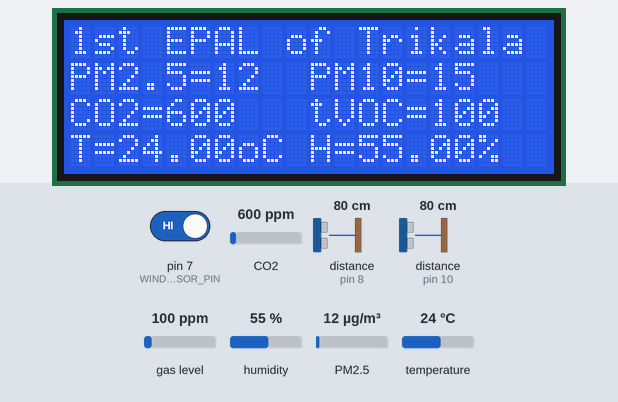
Bench run of a sketch on a simulated Arduino Mega 2560, built for the host (arithmetic inside an expression is 32-bit, double 64-bit). Shown: 20×4 character LCD. The inputs (shaded band) are chosen by the test bench; at power-on: CO2 600 ppm, humidity 55 %, gas level 100 ppm, temperature 24 °C, PM2.5 12 µg/m³, pin 7 (WINDOW_SENSOR_PIN) HIGH, distance to the obstacle (sensors on pin 8, pin 10) 80 cm. WiFi joins after 1.5 s; servers stay silent unless stated; what the sketch prints to the serial monitor is not drawn.

Above: at 5.9 s.
6.0 s: CO2 set to 452 ppm
At 11.4 s:
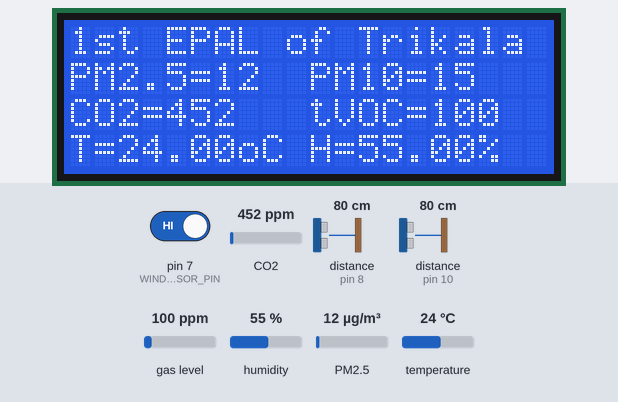
11.8 s: humidity set to 22 %
At 16.5 s:
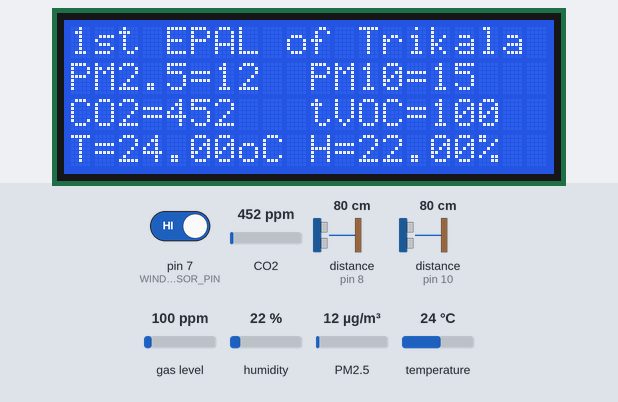
16.9 s: gas level set to 20 ppm
At 20.9 s:
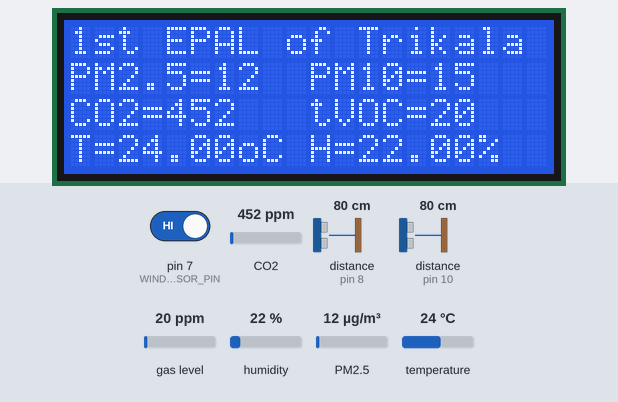
21.9 s: temperature set to 12 °C
At 25.9 s:
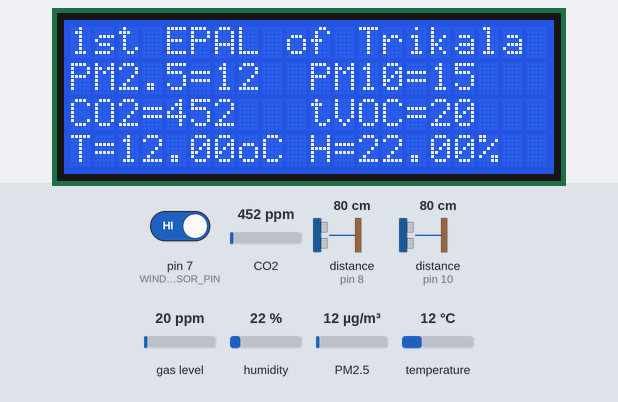
26.9 s: PM2.5 set to 6 µg/m³
At 30.9 s:
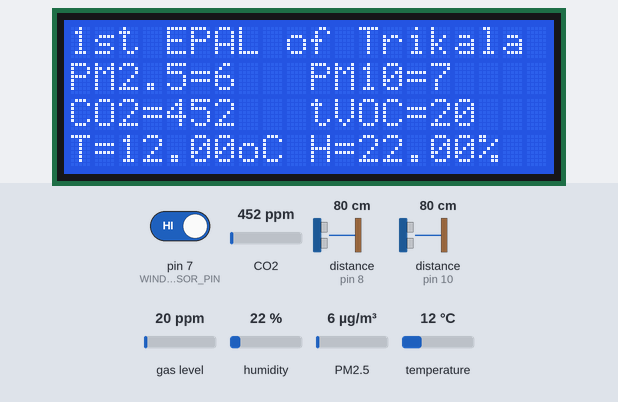
Timing chart, 0 to 32.4 s (numbered marks = the images above; inputs shaded):
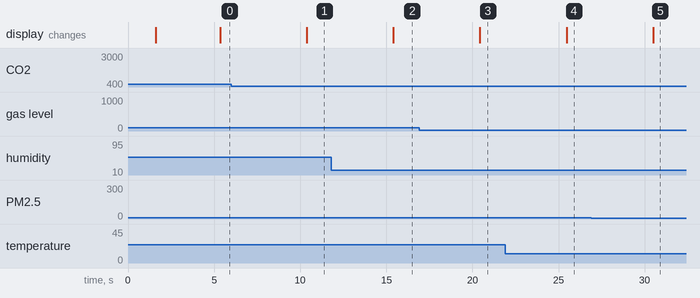

The sketch:

07_Final_Class1_North.ino
```cpp
// 07. Τελική έκδοση με βελτιώσεις - 1η αίθουσα - βόρεια

#include "PMS.h"
#include "DHT.h"

#include <LiquidCrystal_I2C.h>
#include <Wire.h>

#include <NewPing.h>

#include "SparkFunCCS811.h"

#include "WiFiEsp.h"

#define DHTPIN 13
#define DHTTYPE DHT11

#define MAX_DISTANCE 70 // Η μέγιστη απόσταση (σε cm) που ελέγχουν οι αισθητήρες

#define WINDOW_SENSOR_PIN 7

#define CCS811_ADDR 0x5B //Default I2C Address
//#define CCS811_ADDR 0x5A //Alternate I2C Address

DHT dht(DHTPIN, DHTTYPE);

PMS pms(Serial1);
PMS::DATA data;

unsigned long currentTime;
unsigned long previousTime1 = 0;
unsigned long previousTime2 = 0;

NewPing sonar1 = NewPing(9, 8, MAX_DISTANCE);
NewPing sonar2 = NewPing(11, 10, MAX_DISTANCE);

LiquidCrystal_I2C lcd(0x27, 20, 4);  // οθόνη LCD 20 χαρακτήρων και 4 γραμμών στη διεύθυνση 0x27

CCS811 mySensor(CCS811_ADDR);

// Initialize the Ethernet client object
WiFiEspClient client;

int sensor1 = 0;
int sensor2 = 0;

unsigned long t1 = 0;
unsigned long t2 = 0;

int distance1 = 0;
int distance2 = 0;
int visitors = 0;

int pmsData10 = 0;
int pmsData25 = 0;
int pmsData100 = 0;

int windowState;
int winst=0;

int co2 = 0;
int tvoc = 0;

float h = 0.0;
float t = 0.0;

// Κωδικοί WiFi ΑΙΘΟΥΣΑ 1 ΒΟΡΕΙΑ
char ssid[] = "ΧΧΧΧΧΧΧΧ";     // WiFi SSID (name)
char pass[] = "ΧΧΧΧΧΧΧΧ";     // WiFi password
int status = WL_IDLE_STATUS;

// IP του thingspeak.com
char server[] = "184.106.153.149";
// Write API Key του λογαριασμού στο thingspeak
char writeKey[] = "ΧΧΧΧΧΧΧΧΧΧΧΧΧΧΧΧ";

void setup()
{
  dht.begin();

  Serial.begin(115200);
  Serial1.begin(9600);
  Serial.println("hi");

  // Εδώ χρησιμοποιούμε το PMS5003 σε passive mode, έτσι ώστε να διαβάζουμε τις μετρήσεις του όταν απαιτείται
  pms.passiveMode();    // Switch PMS5003 to passive mode
  pms.wakeUp();

  lcd.init();
  lcd.backlight();
  lcd.setCursor(0,0);
  lcd.print("1st EPAL of Trikala");

  pinMode(WINDOW_SENSOR_PIN, INPUT_PULLUP); // set arduino pin to input pull-up mode

  // ccs811
  Wire.begin(); // Initialize I2C Hardware

  if( mySensor.begin() == false )
  {
    lcd.println("CCS811 Error...");
    while(true);  // τέλος...
  }

  // Αρχικοποίηση του serial2 για το ESP module
  // ΠΡΟΣΟΧΗ: TX->RX3 ΚΑΙ RX->TX3
  Serial2.begin(115200);
  // initialize ESP module
  WiFi.init(&Serial2);

  // έλεγχος για το ESP8266
  if( WiFi.status() == WL_NO_SHIELD )
  {
    Serial.println("WiFi shield not present");
    while(true);  // τέλος...
  }

  // σύνδεση στο WiFi
  while( WiFi.status() != WL_CONNECTED )
  {
    lcd.setCursor(0,2);
    lcd.print("Connecting...       ");
    Serial.print("Attempting to connect to: ");
    Serial.println(ssid);
    status = WiFi.begin(ssid, pass);
  }

  Serial.println("You're connected to the wifi");
  Serial.println();
  lcd.setCursor(0,3);
  lcd.print("Connected!          ");
  delay(2000);
}

void loop()
{
  currentTime = millis();

  // Μέτρηση επισκεπτών
  delay(33);
  distance1 = sonar1.ping_cm();
  delay(33);
  distance2 = sonar2.ping_cm();

  if( distance1 > 0 && distance1 < MAX_DISTANCE )
  {
    sensor1 = 1;
    t1 = millis();
  }
  else
  {
    sensor1 = 0;
  }

  if( distance2 > 0 && distance2 < MAX_DISTANCE )
  {
    sensor2 = 1;
    t2 = millis();
  }
  else
  {
    sensor2 = 0;
  }

  if( sensor1 == 0 && sensor2 == 0 )
  {
    if( t1 > 0 && t2 > 0 )
    {
      if( t2 > t1 )
      {
        visitors++;
      }
      else if( t1 > t2 )
      {
        if( visitors > 0 )
          visitors--;
      }
      t1 = t2 = 0;
    }
    if( currentTime-t1 > 2000 ) t1=0;
    if( currentTime-t2 > 2000 ) t2=0;
  }

  if( currentTime - previousTime1 >= 5000 )
  {
    // διάβασμα CCS811
    if( mySensor.dataAvailable() )
    {
      mySensor.readAlgorithmResults();
      co2 = mySensor.getCO2();
      tvoc = mySensor.getTVOC();
    }

    // διάβασμα DHT11
    h = dht.readHumidity();
    t = dht.readTemperature();

    // διάβασμα PMS5003
    pms.requestRead();
    if( pms.readUntil(data) )
    {
      pmsData10 = data.PM_AE_UG_1_0;
      pmsData25 = data.PM_AE_UG_2_5;
      pmsData100 = data.PM_AE_UG_10_0;
    }
    else
    {
      //Serial.println("No PMS data.");
    }

    Serial.print("PM 1.0 (ug/m3): ");
    Serial.println(pmsData10);
    Serial.print("PM 2.5 (ug/m3): ");
    Serial.println(pmsData25);
    Serial.print("PM 10.0 (ug/m3): ");
    Serial.println(pmsData100);
    Serial.println();

    Serial.print("CO2: ");
    Serial.println(co2);
    Serial.print("tVOC: ");
    Serial.println(tvoc);
    Serial.println();

    Serial.print("Temperature: ");
    Serial.println(t);
    Serial.print("Humidity: ");
    Serial.println(h);
    Serial.println();

    windowState = digitalRead(WINDOW_SENSOR_PIN);
    if (windowState == HIGH)
    {
      Serial.println("The window is open");
      winst=1;
    }
    else
    {
      Serial.println("The window is closed");
      winst=0;
    }
    Serial.print("Visitors: ");
    Serial.println(visitors);
    Serial.println();

    lcd.setCursor(0,1);
    lcd.print("PM2.5=");
    lcd.setCursor(6,1);
    lcd.print("    ");
    lcd.setCursor(6,1);
    lcd.print(pmsData25);

    lcd.setCursor(10,1);
    lcd.print("PM10=");
    lcd.setCursor(15,1);
    lcd.print("     ");
    lcd.setCursor(15,1);
    lcd.print(pmsData100);

    lcd.setCursor(0, 2);
    lcd.print("CO2=");
    lcd.print("      ");
    lcd.setCursor(4, 2);
    lcd.print(co2);

    lcd.setCursor(10, 2);
    lcd.print("tVOC=");
    lcd.print("    ");
    lcd.setCursor(15, 2);
    lcd.print(tvoc);

    lcd.setCursor(0, 3);
    lcd.print("T=");
    lcd.print("      ");
    lcd.setCursor(2, 3);
    lcd.print(t);
    lcd.print("oC ");
    lcd.setCursor(10, 3);
    lcd.print("H=");
    lcd.print("      ");
    lcd.setCursor(12, 3);
    lcd.print(h);
    lcd.print("%  ");

    Serial.println("--------------------------------");

    previousTime1 = currentTime;
  }

  // κάθε 16 sec,
  if( currentTime - previousTime2 >= 16000 )
  {
    // Συνδέσου με το thingspeak για αποστολή των δεδομένων
    Serial.println("Starting connection to thingspeak...");
    client.stop();
    if( client.connect(server, 80) )
    {
      Serial.println("Connected to thingspeak.com");
      // Δημιουργία του αιτήματος HTTP, όπως απαιτεί το thingspeak.com
      String request= "GET /update?key=";

      request += writeKey;

      request += "&field1=";
      request += String(pmsData25);

      request += "&field2=";
      request += String(pmsData100);

      request += "&field3=";
      request += String(co2);

      request += "&field4=";
      request += String(tvoc);

      request += "&field5=";
      request += String(visitors);

      request += "&field6=";
      request += String(winst);

      request += "&field7=";
      request += String(t);

      request += "&field8=";
      request += String(h);

      Serial.println(request);
      // Εμφάνιση στο serial monitor για debugging
      // Αποστολή του αιτήματος client.println(request);
      // client.println("GET /asciilogo.txt HTTP/1.1");
      client.println(request);
      client.println("Host: 184.106.153.149");

      client.println("Connection: close");
      client.println();
    }
    previousTime2 = currentTime;
  }
}
```

Measured:
- after the input at 6.0 s, the display: changes after 4.4 s (image 1)
- after the input at 11.8 s, the display: changes after 3.6 s (image 2)
- after the input at 16.9 s, the display: changes after 3.5 s (image 3)
- after the input at 21.9 s, the display: changes after 3.6 s (image 4)
- after the input at 26.9 s, the display: changes after 3.6 s (image 5)
